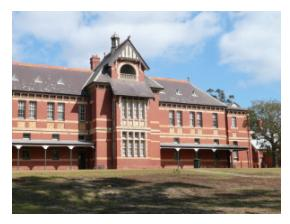
//> input picture Project/2.jpg, 290 x 224 px
$ ./test 1.jpg 2.jpg   (built with g++ and OpenCV 4)
//> lines starting //> are read from the running program, lines starting //| are printed output that depends on the picture
#include <stdio.h>
#include <iostream>

#include <cv.h>
#include <highgui.h>
// [5 lines of commented-out code are left out]

#include <stdio.h>
#include <iostream>
#include "opencv2/core.hpp"
#include "opencv2/features2d.hpp"
#include "opencv2/highgui.hpp"
#include "opencv2/xfeatures2d.hpp"
#include "opencv2/calib3d/calib3d.hpp"
#include "opencv2/opencv.hpp"
#include "opencv2/stitching.hpp"
#include "opencv2/core/ocl.hpp"

using namespace cv;
using namespace cv::xfeatures2d;
using namespace std;
using namespace cuda;


void readme();

/* @function main */
int main( int argc, char** argv )
{

		if( argc != 3)
		{
				readme();
				return -1;
		}


		//Load the images
		Mat image1 = imread( argv[2] );
//> image1 is the input picture: 224 rows x 290 cols, CV_8UC3; mean B, G, R 156, 157.3, 162.3
		Mat image2 = imread( argv[1] );
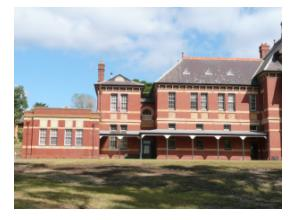
//> input picture Project/1.jpg, 292 x 220 px
//> image2 is the input picture: 220 rows x 292 cols, CV_8UC3; mean B, G, R 159.3, 162.3, 166.5

		Size size(1024,780);

		resize(image1,image1,size);
//> image1: 780 rows x 1024 cols, CV_8UC3
		resize(image2,image2,size);
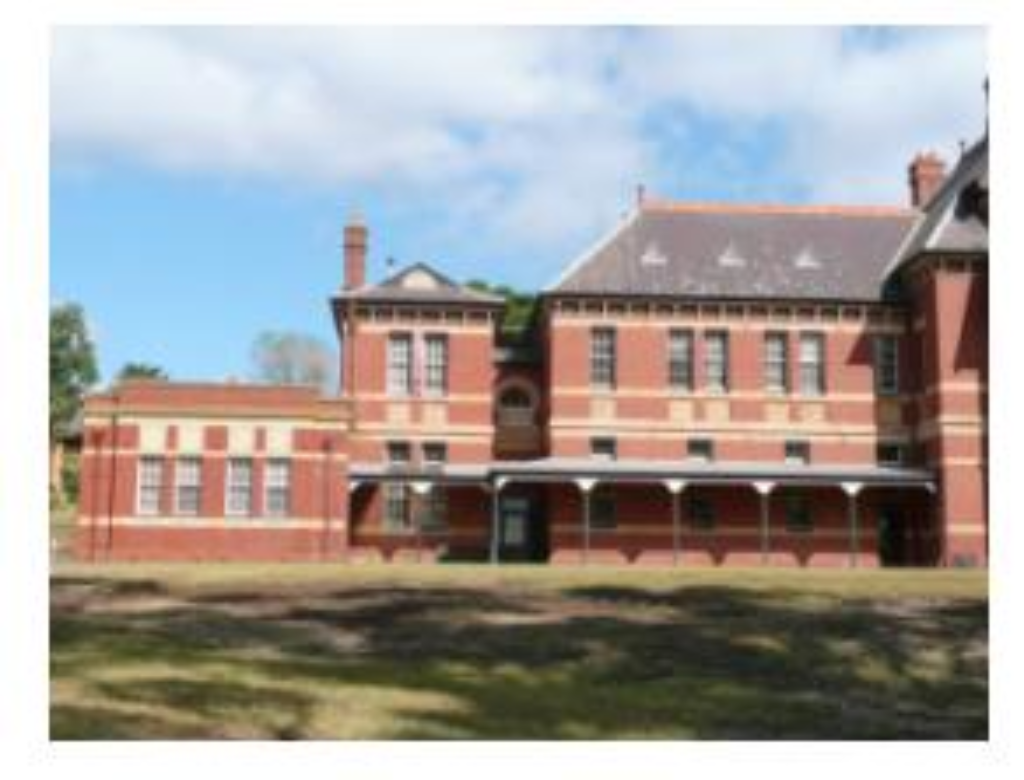
//> image2: 780 rows x 1024 cols, CV_8UC3; mean B, G, R 159.2, 162.2, 166.4

		Mat gray_image1;
		Mat gray_image2;

		//Covert to Grayscale
		cvtColor( image1, gray_image1, CV_RGB2GRAY );
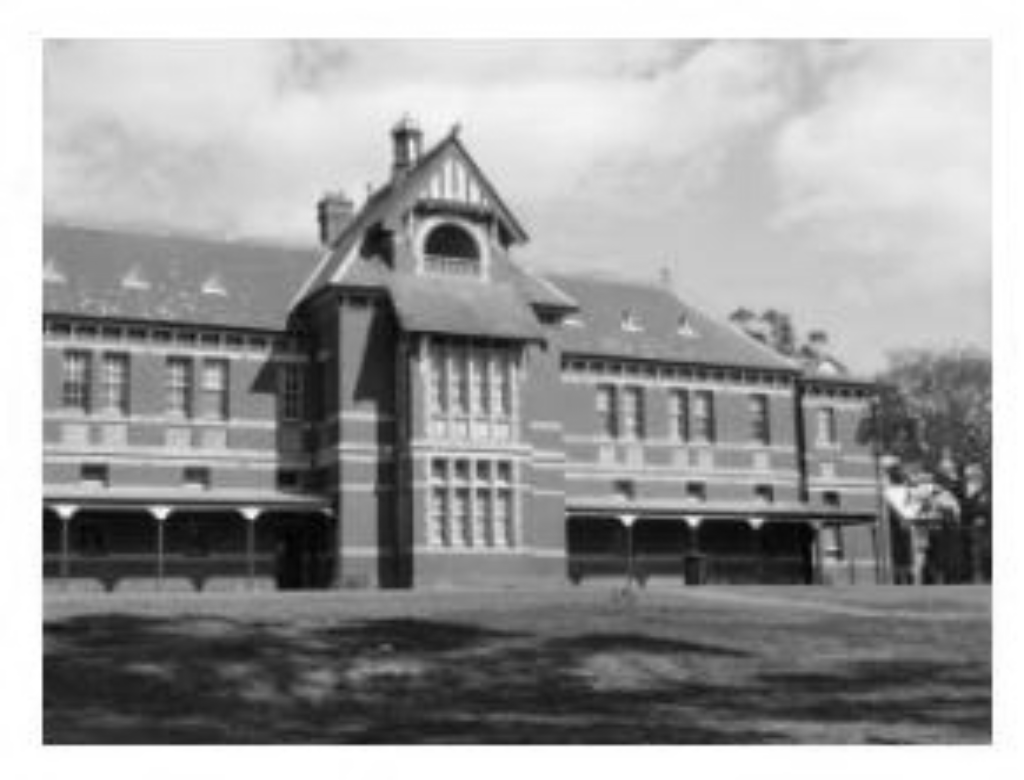
//> gray_image1: 780 rows x 1024 cols, CV_8UC1; min 1, max 255, mean 157.4
		cvtColor( image2, gray_image2, CV_RGB2GRAY );
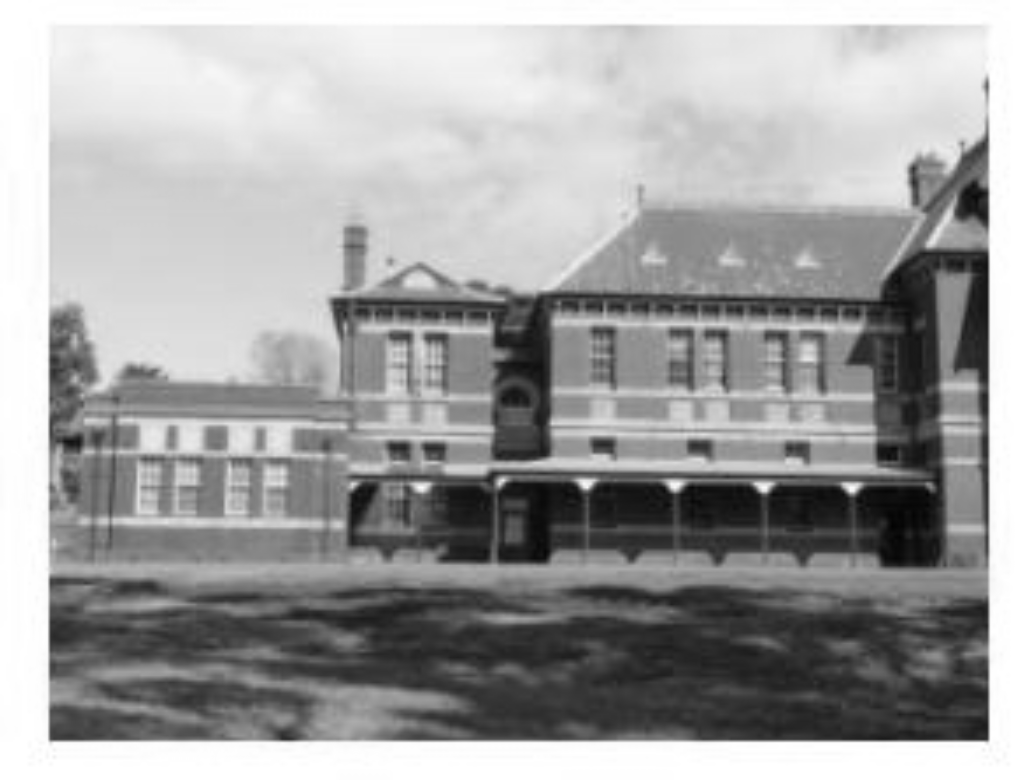
//> gray_image2: 780 rows x 1024 cols, CV_8UC1; min 1, max 255, mean 161.8

		//imshow( "First Image", image2 );
		//imshow( "Second Image", image1 );

		if ( !gray_image1.data || !gray_image2.data )
		{
				std::cout << " --(!) Error reading images " << std::endl;
				return -1;
		}


		//--Step 1 : Detect the keypoints using SURF Detector

		int minHessian = 400;

		//SurfFeatureDetector detector( minHessian );

//> (the run ends here: the program stops with an error, at `Ptr<SURF> detector = SURF::create();`)
